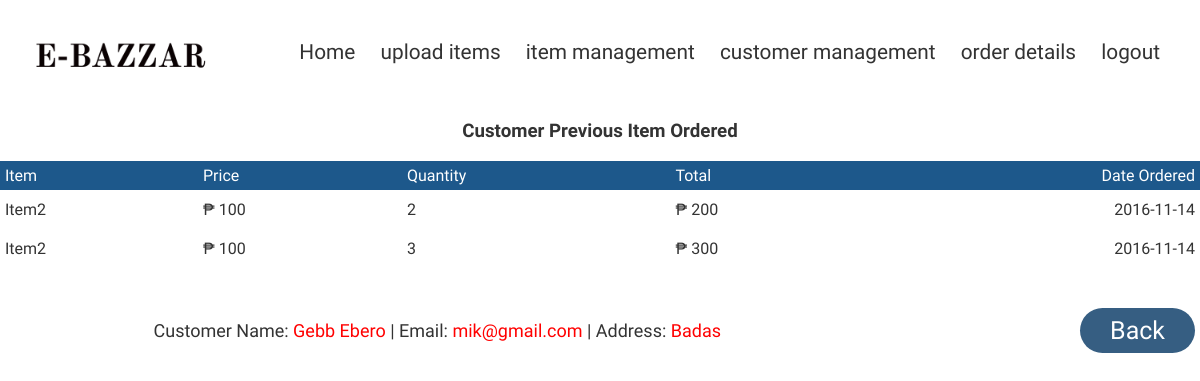
The app's page /admin/previous_orders.php?previous_id=4 (signed in) with its own data.
### tables this page shows
CREATE TABLE `orderdetails` (
  `order_id` int(10) unsigned NOT NULL AUTO_INCREMENT,
  `user_id` int(11) NOT NULL DEFAULT '0',
  `order_name` varchar(1000) NOT NULL DEFAULT '',
  `order_price` double NOT NULL DEFAULT '0',
  `order_quantity` int(10) unsigned NOT NULL DEFAULT '0',
  `order_total` double NOT NULL DEFAULT '0',
  `order_status` varchar(45) NOT NULL DEFAULT '',
  `order_date` date NOT NULL DEFAULT '0000-00-00',
  PRIMARY KEY (`order_id`),
  KEY `FK_orderdetails_1` (`user_id`),
  CONSTRAINT `FK_orderdetails_1` FOREIGN KEY (`user_id`) REFERENCES `users` (`user_id`) ON DELETE CASCADE ON UPDATE CASCADE
);

CREATE TABLE `users` (
  `user_id` int(11) NOT NULL AUTO_INCREMENT,
  `user_email` varchar(1000) NOT NULL,
  `user_password` varchar(1000) NOT NULL,
  `user_firstname` varchar(1000) NOT NULL,
  `user_lastname` varchar(1000) NOT NULL,
  `user_address` varchar(1000) NOT NULL,
  PRIMARY KEY (`user_id`)
);

### admin/previous_orders.php (the view, shortened to what this page needs)
<?php
	require_once 'config.php';
	if(isset($_GET['previous_id']) && !empty($_GET['previous_id']))
	{
		$view_id = $_GET['previous_id'];
		$stmt_edit = $DB_con->prepare('SELECT * FROM users WHERE user_id=:user_id');
		$stmt_edit->execute(array(':user_id'=>$view_id));
		$edit_row = $stmt_edit->fetch(PDO::FETCH_ASSOC);
		extract($edit_row);
	}
	else
	{
		header("Location: customers.php");
	}
?>
<!DOCTYPE html>
<html lang="en">
<head>
    <link rel="stylesheet" href="style.css">
    <link rel="stylesheet" href="https://stackpath.bootstrapcdn.com/font-awesome/4.7.0/css/font-awesome.min.css">
</head>
<body>
    <div id="wrapper">
        <div class="navbar">
              <div class="logo">
          <a class = "logo" href="dashboard.php"><img src="img/logo1.png" width="200px"></a>
        </div>
                <nav>
                    <ul>
                         <li><a href="dashboard.php">Home</a></li>
                        <li><a href="additems.php">upload items</a></li>
                        <li><a href="items.php">item management</a></li>
                        <li><a href="customers.php ">customer management</a></li>
                        <li><a href="orderdetails.php">order details</a></li>
                        <li><a href="logout.php">logout</a></li>
                    </ul>
                </nav>
            </div>
        <div id="page-wrapper">
			 <div class="alert alert-danger">
                          <center> <h3><strong>Customer Previous Item Ordered</strong> </h3></center>
						  </div>
						  <br />
						  <div class="table-responsive">
            <table class="display table table-bordered" id="example" cellspacing="0" width="100%">
              <thead>
                <tr>
                  <th>Item</th>
                  <th>Price</th>
				  <th>Quantity</th>
                  <th>Total</th>
				  <th>Date Ordered</th>
                </tr>
              </thead>
              <tbody>
			  <?php
include("config.php");
	$stmt = $DB_con->prepare("SELECT * FROM orderdetails where user_id='$user_id' and order_status='Ordered_Finished'");
	$stmt->execute();
	if($stmt->rowCount() > 0)
	{
		while($row=$stmt->fetch(PDO::FETCH_ASSOC))
		{
			extract($row);
			?>
                <tr>
                 <td><?php echo $order_name; ?></td>
				 <td>&#8369; <?php echo $order_price; ?> </td>
				 <td><?php echo $order_quantity; ?></td>
				 <td>&#8369; <?php echo $order_total; ?></td>
				  <td><?php echo $order_date; ?></td>
                </tr>
              <?php
		}
		echo "<tr>";
		echo "<td colspan='4' align='center' style='font-size:18px;'>"."Customer Name: <span style='color:red;'>".$user_firstname." ".$user_lastname."</span> | "."Email: <span style='color:red;'>".$user_email."</span> | "."Address: <span style='color:red;'>".$user_address." </span>";
		echo "</td>";
		echo "<td>"."<a class='btn btn-danger' href='customers.php'><span class='glyphicon glyphicon-backward'></span> Back<a/>";
		echo "</td>";
		echo "</tbody>";
		echo "</table>";
		echo "</div>";
		echo "</div>";
	}
?>
	</div>
</body>
</html>

### admin/style.css (style rules this page uses)
* { margin: 0; padding: 0; box-sizing: border-box; }
body { color: #333333; font-family: 'Amiri', serif; height: 3000px; flex-basis: 25%; }
.navbar { height: 15vh; display: flex; align-items: center; padding: 20px; font-size: 130%; }
nav { flex: 1; text-align: right; height: 5vh; }
nav ul { display: inline-block; list-style-type: none; }
nav ul li { display: inline-block; margin-right: 20px; }
a { text-decoration: none; color: #333333; }
img { max-width: 400px; }
.btn { display: inline-block; background: #365E82; color: rgb(255, 255, 255); padding: 8px 30px; margin: 30px 0; border-radius: 30px; margin-left: 90px; font-size: 25px; }
table { width: 100%; border-collapse: collapse; }
th { text-align: left; padding: 5px; color: #fff; background: #1d588b; font-weight: normal; }
td { padding: 10px 5px; }
td a { color: #3BC6B6; font-size: 13px; }
td:last-child { text-align: right; }
th:last-child { text-align: right; }

### records on screen
orderdetails: order_name "Item2", order_price "100", order_quantity "2", order_total "200", order_date "2016-11-14"
orderdetails: order_name "Item2", order_price "100", order_quantity "3", order_total "300", order_date "2016-11-14"
users: user_firstname "Gebb", user_lastname "Ebero", user_email "mik@gmail.com", user_address "Badas"
